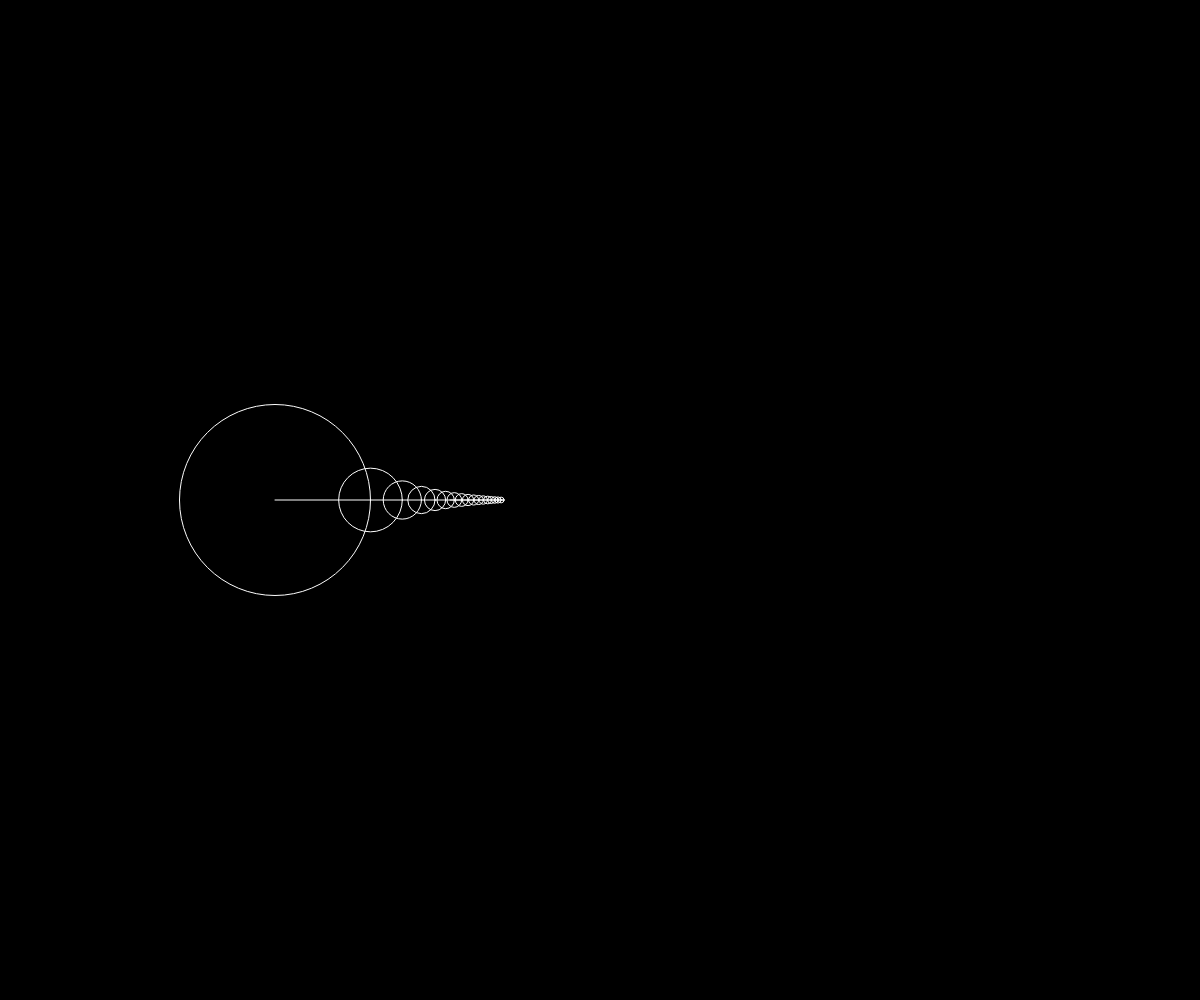
Frame 1 (no input)
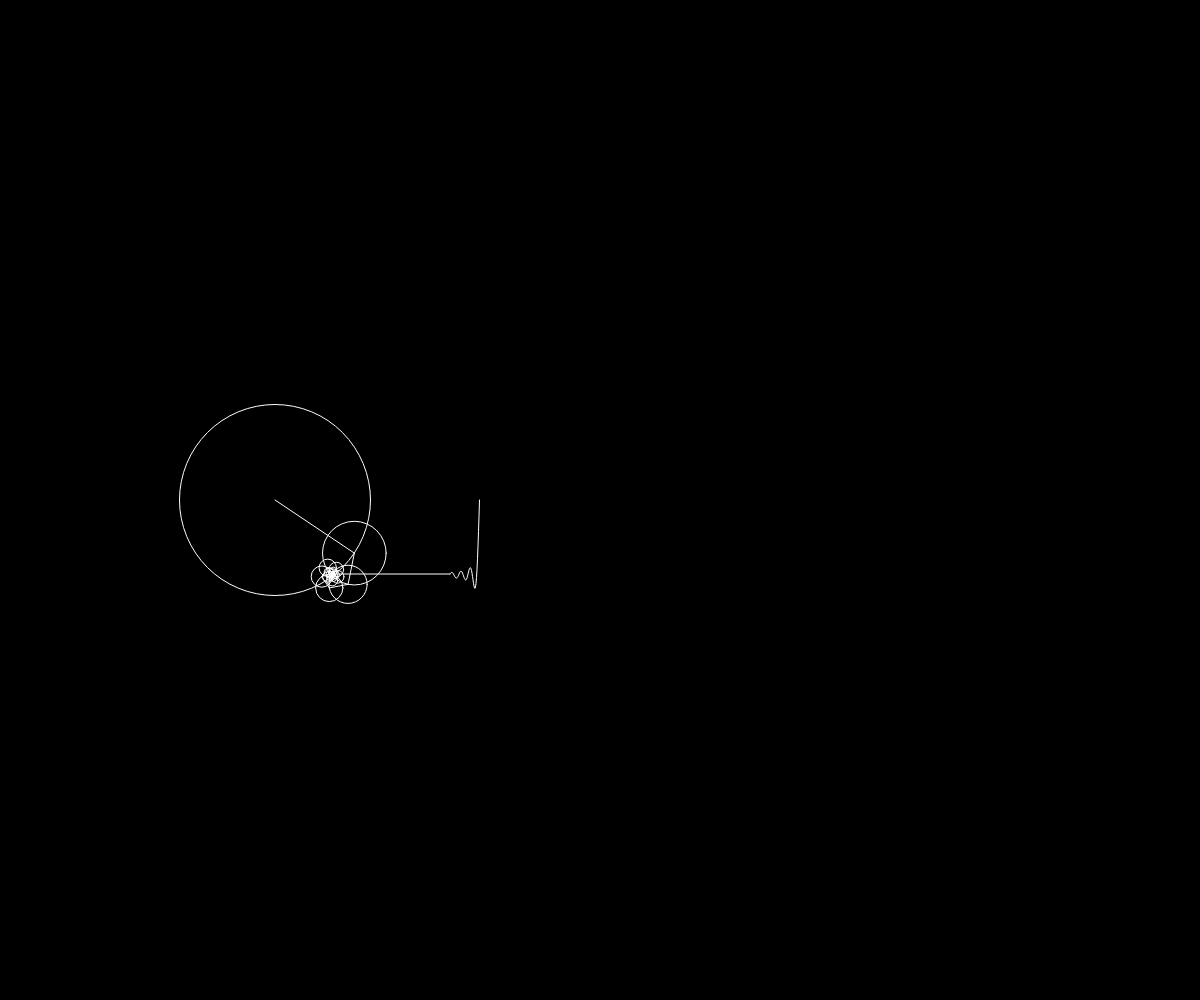
Frame 60 (no input)
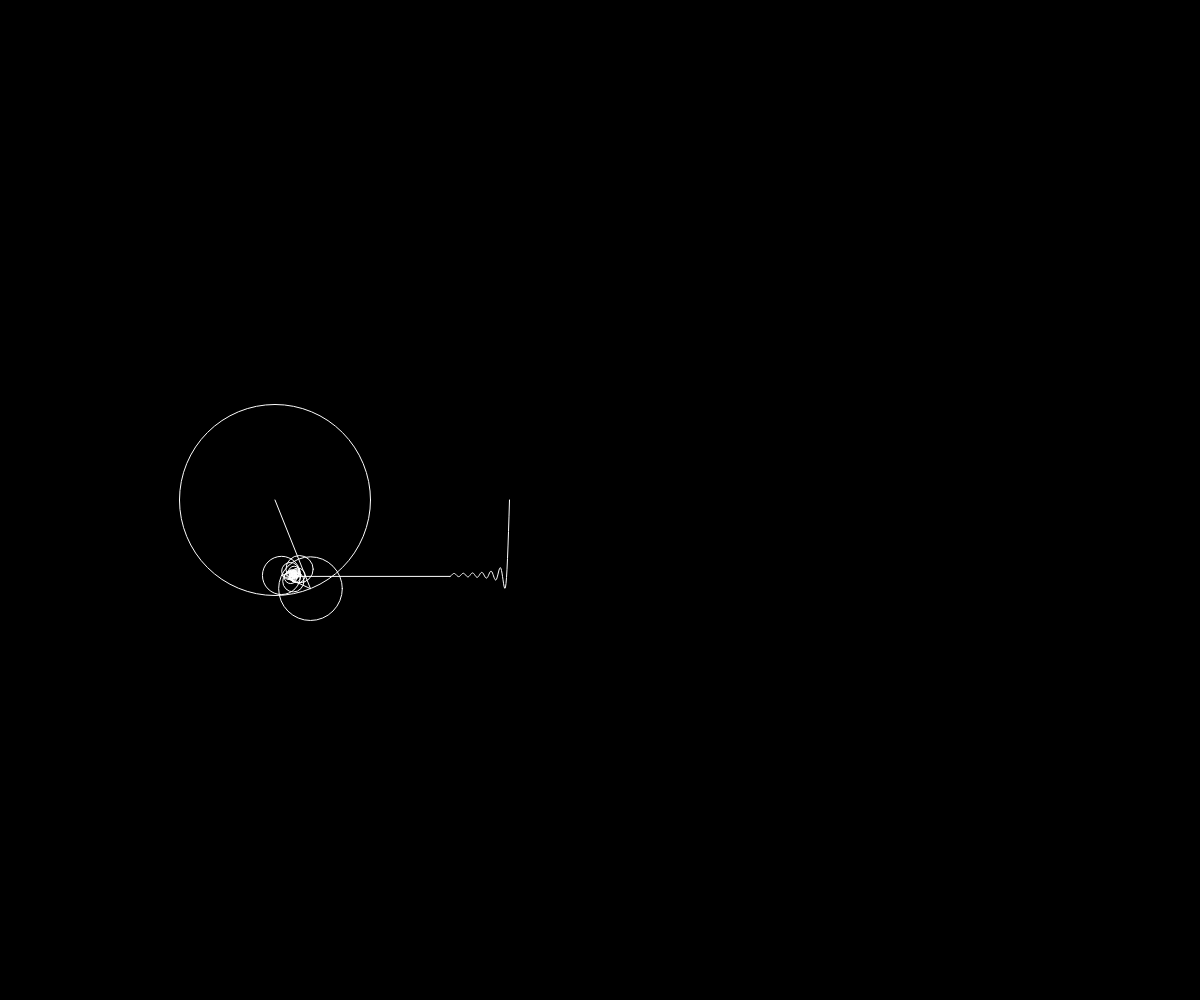
Frame 120 (the mouse pressed at the canvas centre since frame 60)

The p5.js sketch that drew these frames (run headless with seeded random() and noise() and a simulated clock; from frame 60 on, the mouse is pressed at the canvas centre):

// p5.js sketch
// ── sketch.js
let time = 0;
let wave = [];
let size = 75;

/**
 * Code is derived from Coding train
 */
function setup() {
  createCanvas(windowWidth, windowHeight);
  stroke(255);
  noFill();
  //frameRate(5)
}

function windowResized() {
  resizeCanvas(windowWidth, windowHeight);
}

function draw() {
  background(0);
  translate(size + 200, windowHeight / 2);
  let x = 0;
  let y = 0;

  for (let i = 0; i < 17; i++) {
    let prevX = x;
    let prevY = y;

    let n = i * 2 + 1
    let radius = size * (4 / (n * PI));
    x += radius * cos(n * time);
    y += radius * sin(n * time);
    ellipse(prevX, prevY, radius * 2)
    line(prevX, prevY, x, y)
  }

  //ave.unshift(x);
  wave.unshift(y);
  translate(size + 100, 0)
  line(x -(size + 100), y, 0, wave[0]);
  
  beginShape();
  for (let i = 0; i <= wave.length; i++) {
    vertex(i*0.5, wave[i]);
  }
  endShape();

  time += 0.01;

  if (wave.length > 15) {
    wave.pop;
  }

}
